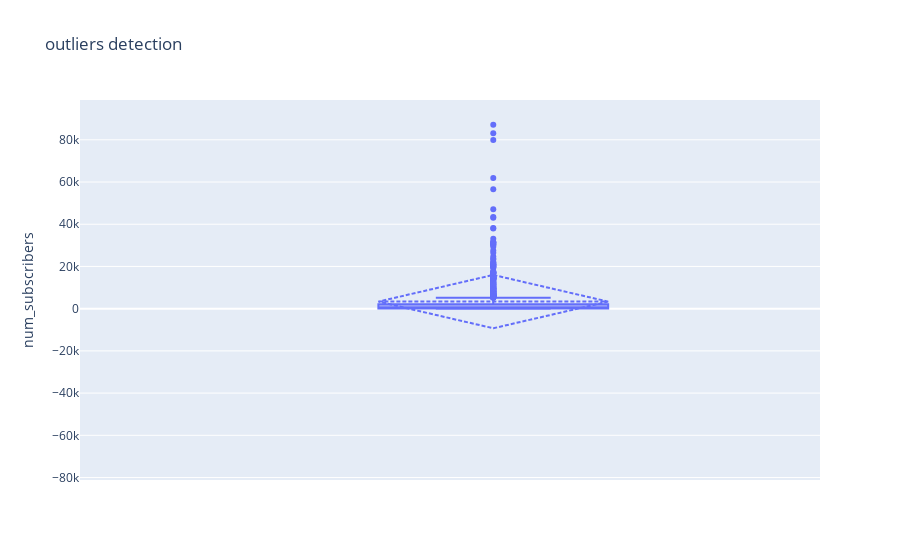

Source (notebook cell):
### Code cell
finance_df=df[df['course_category']=='Finance']
import plotly.express as px
import plotly.graph_objs as go
from plotly.subplots import make_subplots
numeric_features=df.select_dtypes(include=['float64','int64','int32']).columns
fig=px.box(financedf,y='num_subscribers',title='outliers detection')
fig.update_traces(boxmean='sd')
fig.show()

### Figure 1 — Plotly figure (JSON) as saved in the notebook; plotly's stock layout.template omitted (floating-point values rounded to 4 significant figures; data arrays with more than 128 entries replaced by an {"elided": "..."} marker saying what was removed)
{"data": [{"alignmentgroup": "True", "boxmean": "sd", "hovertemplate": "num_subscribers=%{y}<extra></extra>", "legendgroup": "", "marker": {"color": "#636efa"}, "name": "", "notched": false, "offsetgroup": "", "orientation": "v", "showlegend": false, "type": "box", "x0": " ", "xaxis": "x", "y": {"elided": "1125 int values"}, "y0": " ", "yaxis": "y"}], "layout": {"autosize": true, "boxmode": "group", "dragmode": "zoom", "legend": {"tracegroupgap": 0}, "title": {"text": "outliers detection"}, "xaxis": {"anchor": "y", "autorange": false, "domain": [0, 1], "range": [-0.8812, 0.6967], "type": "category"}, "yaxis": {"anchor": "x", "autorange": false, "domain": [0, 1], "range": [-81170.0, 98860.0], "title": {"text": "num_subscribers"}, "type": "linear"}}}
